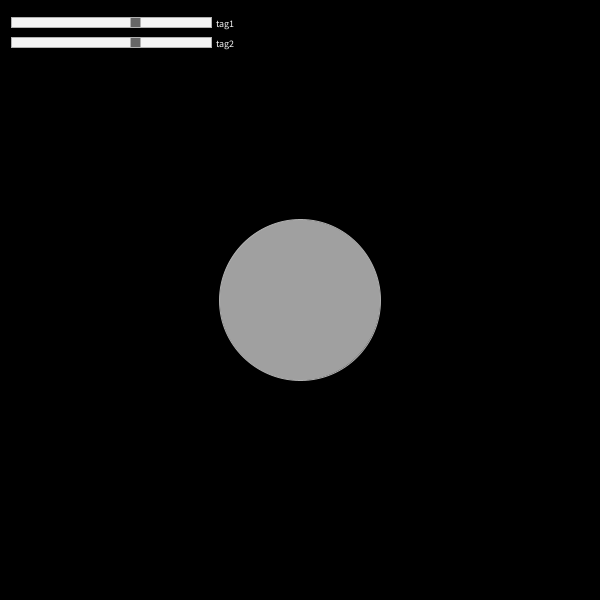
Frame 1 (no input)
Frame 60 (the mouse pressed at the canvas centre just before this capture): identical to frame 1, image omitted
Frame 120 (the mouse held since frame 60 and released just before this capture): identical to frame 1, image omitted

The Processing sketch that drew this single still picture (run headless with seeded random() and noise(); from frame 60 on, the mouse is pressed at the canvas centre):

// Processing sketch: ScrollBar_and_Button
// ── ScrollBar_and_Button.pde
ScrollBar sbar1,sbar2;
Button bt;
float eSize;
float eColor;

void setup() {
  size(600, 600);
  background(0);
  ui();
}

void ui() {
  sbar1 = new ScrollBar(11, 22, 200, 10, 0, 255, 160, "tag1");
  sbar1.setValue(161);//sbar1.randomize();
  sbar2 = new ScrollBar(11, 42, 200, 10, 0, 255, 160, "tag2");
  sbar2.setValue(161);//sbar1.randomize();
}

void draw(){
  background(0);
  eSize = sbar1.update();
  eColor = sbar2.update();
  fill(eColor);
  ellipse(width/2, height/2, eSize, eSize);
}

// ── Button.pde
//---------------------------------------------------------------
// file:     Button.pde
//           button class for handle button input
// class:    Button
//             Button       constructor
//             colorize     set button colors
//             update       update button state and draw button
//             mouseIsOver  check if mouse is over button
//             show         show button
//             hide         hide button
// modified: V1.0  2011-08-08
//           V1.1  2012-05-04  textColor added & corrections
//---------------------------------------------------------------
class Button{
  int locX, locY;      // left top position
  int dimX, dimY;      // dimension
  int midX, midY;      // center position
  color defaultColor   = color(244, 244, 244);  // light gray
  color frameColor     = color(177, 177, 177);  // gray 
  color selectColor    = color(255, 144, 0);  // orange 
  color highlightColor = color(200, 50, 60);  // wine red
  color textColor      = color(0, 0, 0);          // black
  boolean display      = true;    // draw button ?
  boolean active       = false;   // is mouse over button ?
  String txtLabel;

  //-------------------------------------------------------------
  // create a button
  //   int left, top;        left top button rectangle position
  //   int width, height;    button size
  //   String buttonText;    button text
  //-------------------------------------------------------------
  Button(int left, int top, int width, int height, String buttonText)  {
    locX = left;
    locY = top;
    dimX = width;
    dimY = height;
    midX = locX + width / 2;
    midY = locY + height/ 2;
    txtLabel = buttonText;
  }

  //-------------------
  // set button colors
  //-------------------
  void colorize(color bar, color select, color high, color textColor){
    defaultColor   = bar;
    selectColor    = select; 
    highlightColor = high;
    textColor      = textColor;
  }

  //-------------------------------------
  // update button state and draw button
  //-------------------------------------
  void update(){
    active = (mouseX > locX) && (mouseX < (locX + dimX))
      && (mouseY > locY) && (mouseY < (locY + dimY));
    if (display)
    {
      noLights();
      if (active && mousePressed)  fill(selectColor);
      else                         fill(defaultColor);
      if (active)  stroke(highlightColor);
      else         stroke(frameColor);
      rectMode(CORNER);
      rect(locX, locY, dimX, dimY);
      fill(textColor);
      textAlign(CENTER, CENTER);
      text(txtLabel, locX, locY, dimX, dimY);
      textAlign(LEFT);
    }
  }

  //-------------------------------------
  // return true if mouse is over button
  //-------------------------------------
  boolean mouseIsOver(){ 
    return active;
  }

  //--------------------
  // draw button
  //--------------------
  void show(){ 
    display = true;
  }

  //--------------------
  // do not draw button
  //--------------------
  void hide(){ 
    display = false;
  }
}

// ── ScrollBar.pde
//---------------------------------------------------------------
// file:     ScrollBar.pde
//           horizontal scrollbar class for value input
// based on: http://processing.org/learning/topics/scrollbar.html
//
// class:    ScrollBar
//             ScrollBar   constructor
//             colorize     set all scrollbar colors
//             update       update scrollbar and return value
//             isMouseOver  check if mouse is over scrollbar
//             setValue     set current value
//             resetValue   set original start value
//             randomize    set random value between minValue and maxValue
//             position     return pixel position of slider
//             value        return current float value
//
// modified: v1.0  2011-03-03 initial release
//           v1.1  2012-03-23 return value at calling update()
//---------------------------------------------------------------

boolean globalLock = false;  // true if any scrollbar is locked

class ScrollBar{
  int xpos, ypos;         // x and y pixel position of bar
  int sbWidth, sbHeight;  // width and height of bar
  float spos, newspos;    // current and intended slider position
  int smin, smax, sRange;  // min,max & range pixel value of slider
  int loose = 8;          // how loose/heavy
  float vmin, vmax, vRange; // min,max & range values of slider
  float initValue;        // origin value
  boolean over = false;   // true if mouse is over the scrollbar
  boolean locked = false; // true if mouse button pressed
  color barColor       = color(244, 244, 244);  // light gray
  color frameOffColor  = color(177, 177, 177);  // gray 
  color frameOnColor   = color(255, 144, 0);  // orange
  color sliderOffColor = color(102, 102, 102);  // dark gray
  color sliderOnColor  = color(200, 50, 60);  // wine red
  
  String tag;

  //-------------------------------------------------------------
  // create horizontal scrollbar:
  //   xp,yp;               left top scrollbar position
  //   sWidth,sHeight;      scrollbar dimension
  //   minValue, maxValue;  value limits 
  //   startValue           slider start position, added resetValue
  //-------------------------------------------------------------
  ScrollBar (int xp, int yp, int sWidth, int sHeight, float minValue, float maxValue, float startValue, String st){
    sbWidth = max(40, sWidth);
    sbHeight = max(8, sHeight);
    xpos = max(0, xp);
    ypos = max(0, yp - sbHeight/2);
    spos = xpos + sbWidth/2 - sbHeight/2;
    newspos = spos;
    smin = xpos;
    smax = xpos + sbWidth - sbHeight;
    sRange = smax - smin - 1;
    vmin = minValue;
    vmax = maxValue;
    vRange = vmax - vmin;
    tag = st;
    initValue = constrain (startValue, vmin, vmax);
    setValue (initValue);
  }

  //-------------------------------------------------------------
  // set all scrollbar colors
  //-------------------------------------------------------------
  void colorize (color bar, color frameOff, color frameOn
    , color sliderOff, color sliderOn){
    barColor = bar;
    frameOffColor = frameOff;
    frameOnColor = frameOn;
    sliderOffColor = sliderOff;
    sliderOnColor = sliderOn;
  }

  //-------------------------------------------------------------
  // update slider position, draw scrollbar
  // and return current float value
  //-------------------------------------------------------------
  float update(){
    over = isMouseOver();
    if (!globalLock && mousePressed && over){ 
      locked = true;
      globalLock = true;
    }

    if (locked){ 
      newspos = constrain(mouseX-sbHeight/2, smin, smax);
      if (abs(newspos - spos) >= 0.1)
        spos = spos + (newspos - spos) / loose;
    }

    if (!mousePressed){ 
      locked = false;
      globalLock = false;
    }

    colorMode(RGB);
    // draw scrollbar
    fill (barColor);
    if (locked) stroke(frameOnColor);
    else        stroke(frameOffColor);
    rect(xpos, ypos, sbWidth, sbHeight); 
    textSize(sbHeight);
    text(tag, xpos + sbWidth + sbHeight/2, ypos + sbHeight);

    // draw slider
    if ((over && !globalLock)
      || locked) fill(sliderOnColor);
    else       fill(sliderOffColor);
    rect(spos, ypos, sbHeight, sbHeight); 
    fill(sliderOffColor);

    return value();
  }

  //-------------------------------------------------------------
  // check if mouse is over scrollbar
  //-------------------------------------------------------------
  boolean isMouseOver(){ 
    return (mouseX > xpos && mouseX < xpos+sbWidth &&
      mouseY > ypos && mouseY < ypos+sbHeight);
  }

  //-------------------------------------------------------------
  // set current value
  //-------------------------------------------------------------
  void setValue (float value){
    value = constrain (value, vmin, vmax);
    spos = smin + sRange * (value-vmin) / vRange;
    newspos = spos;
  }

  //-------------------------------------------------------------
  // reset current value to origin value
  //-------------------------------------------------------------
  void resetValue(){ 
    setValue(initValue);
  }

  //-------------------------------------------------------------
  // set random value between minValue and maxValue
  //-------------------------------------------------------------
  void randomize(){ 
    setValue (vmin + random(vRange));
  }

  //-------------------------------------------------------------
  // return pixel position of slider
  //-------------------------------------------------------------
  int position(){ 
    return round(spos);
  }

  //-------------------------------------------------------------
  // return current float value (between minValue and maxValue)
  //-------------------------------------------------------------
  float value(){ 
    return vmin + vRange * (int(spos)-smin) / sRange;
  }
}

//-------------------------------------------------------------
// usage example
//-------------------------------------------------------------
ScrollBar aScrollbar;
void test(){
  aScrollbar = new ScrollBar(11, 22, width, height/2, 0, 255, 160, "tag");
  aScrollbar.setValue(161);
  aScrollbar.randomize();
  float fval = aScrollbar.update();
  int ival = int(aScrollbar.update());
}
